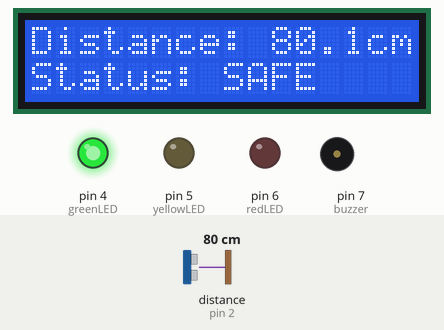
The sketch below on a simulated Arduino Uno, built with avr-gcc and run on an emulated ATmega328P. Shown: 16×2 character LCD, output pins drawn as LEDs (lit = HIGH), buzzer (waves = sounding). Wiring (inferred from the names in the program): ultrasonic range finder: trigger pin 3; echo pin 2. The inputs (shaded band) are chosen by the test bench; at power-on: distance to the obstacle (sensor on pin 2) 80 cm. The echo pulse lasts 58.3 µs per cm; pins used as bus, display or sensor lines are not drawn; what the sketch prints to the serial monitor is not drawn.

Above: at 2.7 s.
2.8 s: distance to the obstacle (sensor on pin 2) set to 33 cm
At 3.6 s:
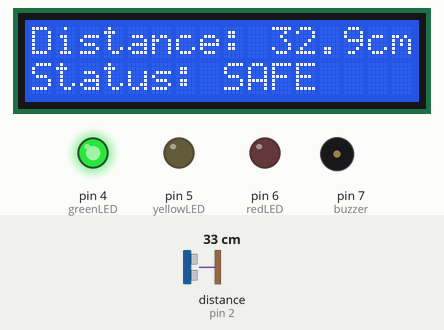
4.3 s: distance to the obstacle (sensor on pin 2) set to 28 cm
At 4.7 s:
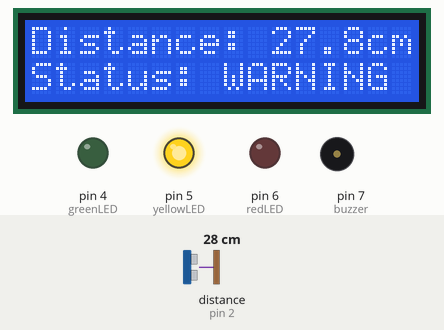
6.3 s: distance to the obstacle (sensor on pin 2) set to 9 cm
At 7.7 s:
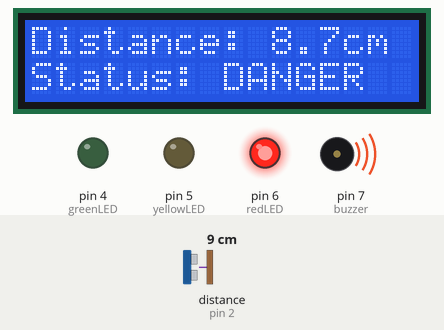
Timing chart, 0 to 9.3 s (numbered marks = the images above; inputs shaded):
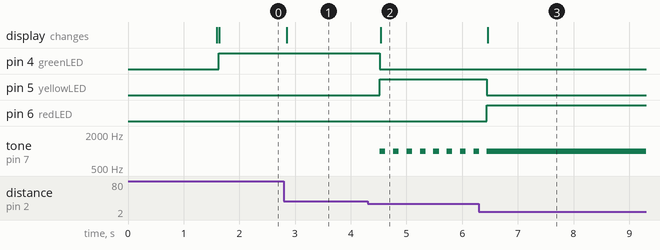

The sketch:

sketch.ino
```cpp
#include <LiquidCrystal_I2C.h>

// Ultrasonic sensor pins
const int trigPin = 3;
const int echoPin = 2;

// LED and buzzer pins
const int greenLED = 4;
const int yellowLED = 5;
const int redLED = 6;
const int buzzer = 7;

// I2C LCD: address, columns, rows
LiquidCrystal_I2C lcd(0x27, 16, 2);

void setup() {
  pinMode(trigPin, OUTPUT);
  pinMode(echoPin, INPUT);

  pinMode(greenLED, OUTPUT);
  pinMode(yellowLED, OUTPUT);
  pinMode(redLED, OUTPUT);
  pinMode(buzzer, OUTPUT);

  Serial.begin(9600);

  // Initialize LCD
  lcd.init();
  lcd.backlight();

  lcd.setCursor(0, 0);
  lcd.print("Distance Monitor");

  lcd.setCursor(0, 1);
  lcd.print("Initializing...");

  delay(1500);
  lcd.clear();
}

void loop() {
  // Trigger the ultrasonic sensor
  digitalWrite(trigPin, LOW);
  delayMicroseconds(2);

  digitalWrite(trigPin, HIGH);
  delayMicroseconds(10);
  digitalWrite(trigPin, LOW);

  // Read echo duration (30 ms timeout)
  long duration = pulseIn(echoPin, HIGH, 30000);

  if (duration == 0) {
    // No valid echo received
    Serial.println("No echo detected");

    digitalWrite(greenLED, LOW);
    digitalWrite(yellowLED, LOW);
    digitalWrite(redLED, LOW);
    noTone(buzzer);

    lcd.setCursor(0, 0);
    lcd.print("Distance: -- cm ");

    lcd.setCursor(0, 1);
    lcd.print("No echo detected");
  } else {
    // Convert echo duration to distance in centimetres
    float distance = duration / 58.0;

    Serial.print("Distance: ");
    Serial.print(distance);
    Serial.println(" cm");

    // Display distance
    lcd.setCursor(0, 0);
    lcd.print("Distance:       ");
    lcd.setCursor(10, 0);
    lcd.print(distance, 1);
    lcd.print("cm");

    if (distance > 30) {
      // SAFE ZONE
      digitalWrite(greenLED, HIGH);
      digitalWrite(yellowLED, LOW);
      digitalWrite(redLED, LOW);
      noTone(buzzer);

      lcd.setCursor(0, 1);
      lcd.print("Status: SAFE    ");
    } else if (distance > 10) {
      // WARNING ZONE
      digitalWrite(greenLED, LOW);
      digitalWrite(yellowLED, HIGH);
      digitalWrite(redLED, LOW);
      tone(buzzer, 1000, 100);

      lcd.setCursor(0, 1);
      lcd.print("Status: WARNING ");
    } else {
      // DANGER ZONE
      digitalWrite(greenLED, LOW);
      digitalWrite(yellowLED, LOW);
      digitalWrite(redLED, HIGH);
      tone(buzzer, 1000);

      lcd.setCursor(0, 1);
      lcd.print("Status: DANGER  ");
    }
  }

  delay(200);
}
```

Measured:
- the behaviour switches between 31 and 30 cm on distance to the obstacle (sensor on pin 2) (found by bisection; images 1 and 2)
- after the input at 2.8 s, the display: changes after 0.05 s (image 1)
- after the input at 4.3 s, pin 4 (greenLED): HIGH → LOW after 0.22 s; pin 5 (yellowLED): LOW → HIGH after 0.22 s; tone on pin 7 (buzzer): alternates 1000 Hz for 0.10 s and silent for 0.14 s, starting after 0.22 s; the display: changes after 0.24 s (image 2)
- after the input at 6.3 s, pin 5 (yellowLED): HIGH → LOW after 0.14 s; pin 6 (redLED): LOW → HIGH after 0.14 s; tone on pin 7 (buzzer): goes on until 6.4 s, then stays 1000 Hz; the display: changes after 0.16 s (image 3)
